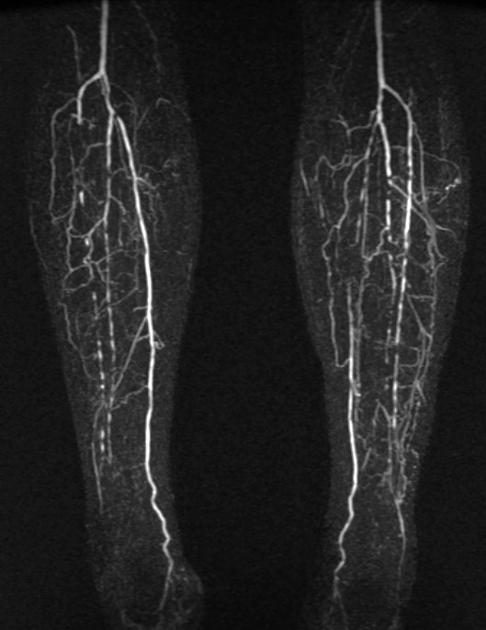
#> input picture resource/HW1_img/Prob5_img.tif, 486 x 630 px, found by its file name
$ python 5e_range.py
#> lines starting #> are read from the running program, lines starting #| are printed output that depends on the picture; after the words box and inside, x2 and y2 are one past the last pixel; in counts of white or black regions, pixels touching at a corner belong together
import cv2
import numpy as np
import matplotlib.pyplot as plt

# 1. 读取灰度图像
image_path = "./resource/HW1_img/Prob5_img.tif"
original_img = cv2.imread(image_path, cv2.IMREAD_GRAYSCALE)
#> original_img is the input picture: shape (630, 486); min 0, max 255, mean 34.9

# 检查图像是否读取成功
if original_img is None:
    raise FileNotFoundError(f"无法读取图像文件：{image_path}")


# ===================== 修复：分段灰度增强函数（向量化，无递归） =====================
def emphasize_region(img):
    # 创建空数组存储结果
    enhanced = np.zeros_like(img, dtype=np.float32)

    # 分段1：0~25 → 压缩（x/5）
    mask1 = img <= 25
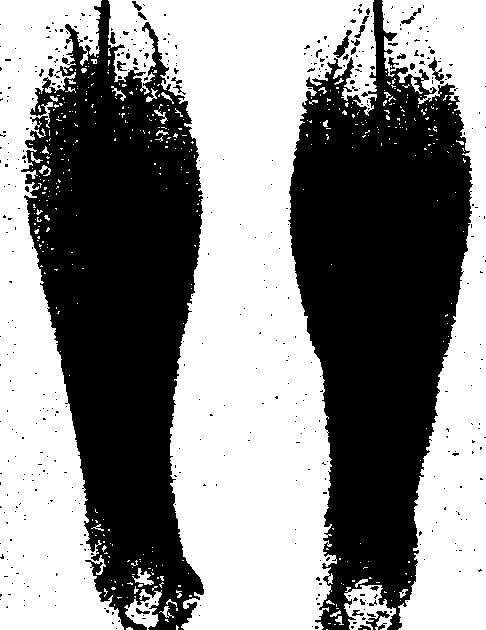
#> mask1: shape (630, 486) bool; 54.2% white; 463 black regions (433 under 20 px), largest, box (x1, y1, x2, y2) and area: (288, 0, 473, 630) 68943, (21, 0, 204, 630) 68200, (333, 30, 352, 58) 179
    enhanced[mask1] = img[mask1] / 5 * 2
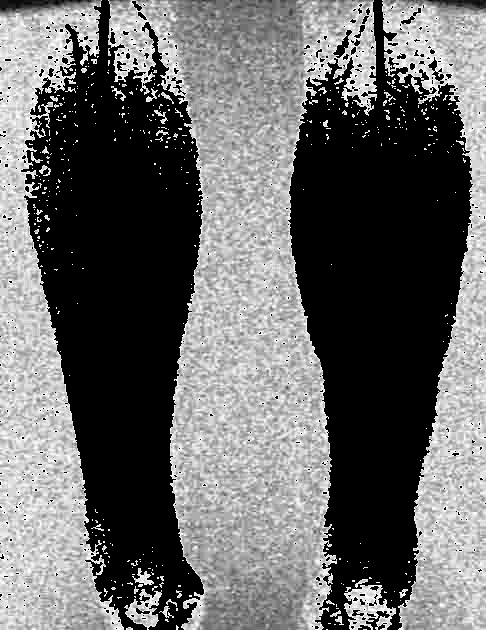
#> enhanced: shape (630, 486) float32; min 0, max 10, mean 4.04; drawn with min black and max white

    # 分段2：25~100 → 拉伸（核心增强区间）
    mask2 = (img > 25) & (img <= 100)
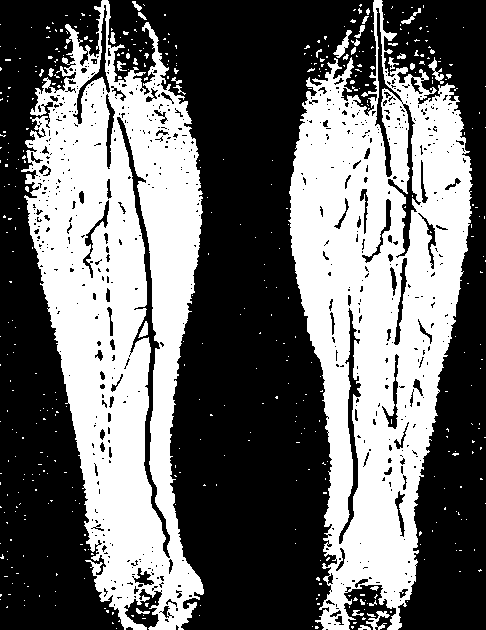
#> mask2: shape (630, 486) bool; 42.2% white; 468 white regions (437 under 20 px), largest, box (x1, y1, x2, y2) and area: (21, 0, 204, 630) 63380, (288, 0, 473, 630) 62775, (333, 30, 352, 58) 179
    enhanced[mask2] = (img[mask2] - 25) * 2 + 10
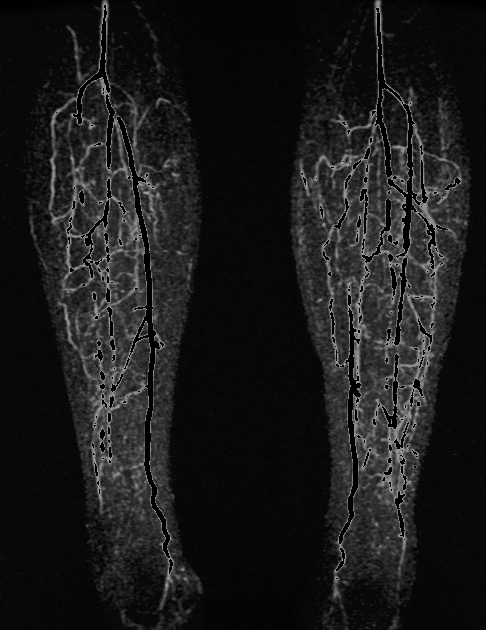
#> enhanced: shape (630, 486) float32; min 0, max 160, mean 26.4
    # 分段3：>100 → 压缩
    mask3 = img > 100
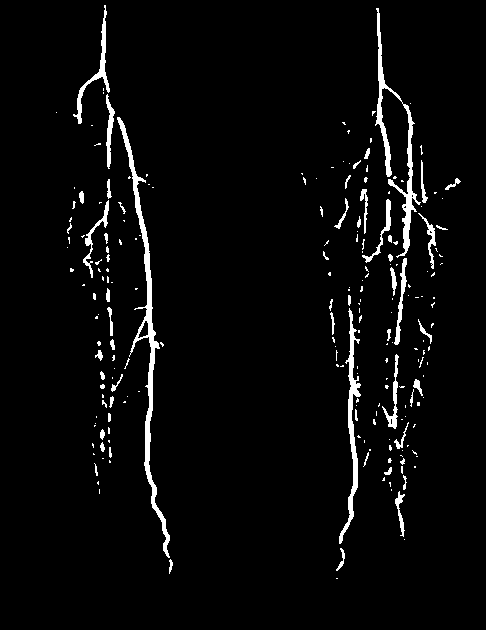
#> mask3: shape (630, 486) bool; 3.6% white; 218 white regions (160 under 20 px), largest, box (x1, y1, x2, y2) and area: (117, 117, 170, 558) 2406, (375, 8, 421, 258) 1716, (339, 308, 361, 544) 1169
    enhanced[mask3] = (img[mask3] - 100) / 3 + 160
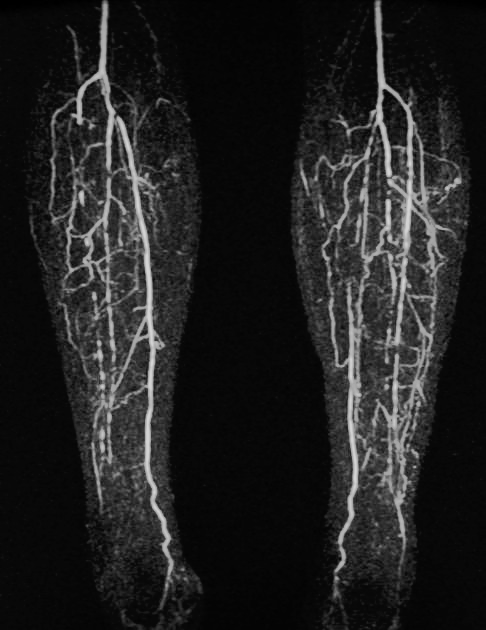
#> enhanced: shape (630, 486) float32; 3.56% of pixels changed, all inside (x1, y1, x2, y2) = (56, 5, 461, 579)

    # 转换为uint8图像类型（0-255）
    return np.clip(enhanced, 0, 255).astype(np.uint8)


# 执行增强
enhanced_img = emphasize_region(original_img)

# ===================== 可视化 =====================
plt.figure(figsize=(9, 6))  # 调整尺寸更美观

# 子图1：增强后图像
plt.subplot(1, 2, 1)
plt.imshow(enhanced_img, cmap="gray")
plt.title("Range Emphasized Image")
plt.axis("off")

# 子图2：直方图（修复后无报错）
plt.subplot(1, 2, 2)
plt.hist(enhanced_img.ravel(), bins=256, range=[0, 255], color="gray")
plt.title("Histogram")
plt.xlabel("Gray Level (0-255)")
plt.ylabel("Pixel Count")

plt.tight_layout()
plt.show()
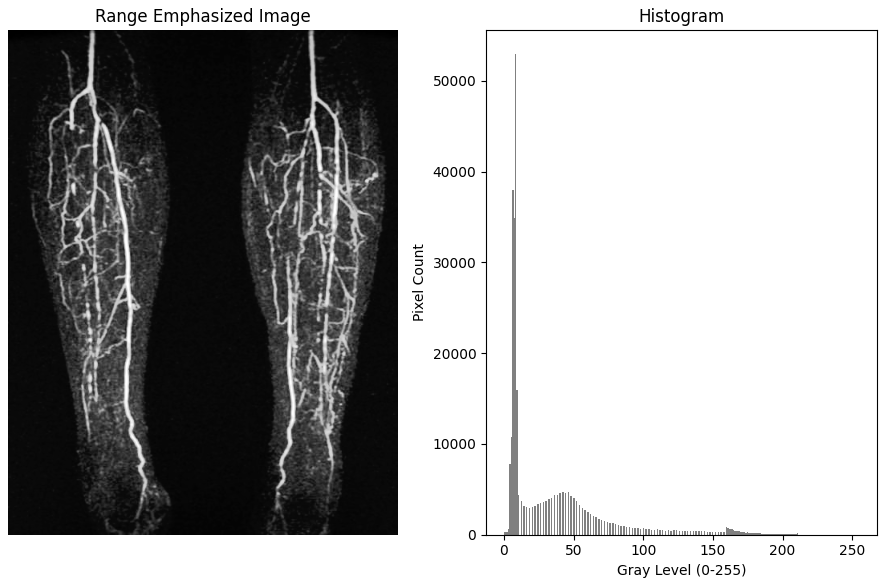
#> figure drawn by matplotlib, 2 panels; panel 2: tallest bar 52918 high, from x = 7.97 to 8.96
